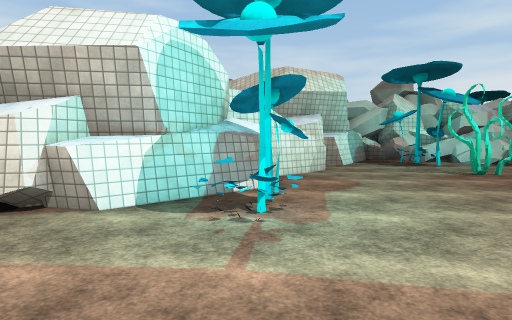
view 1 (above)

23 first-person views from a walk through a scene from a Unity 3-D project. The camera is 1.5 m above the floor, tilts 4° down and sees 75° across. The floor is counted in squares, 2 m on a side. Each view is taken from the middle of a square. On the plan, view 1 faces up. The plan holds only what a view shows up to about 11 squares ahead; the rest is blank. The place goes on beyond the plan. Some surface patterns are stand-ins.

view 2
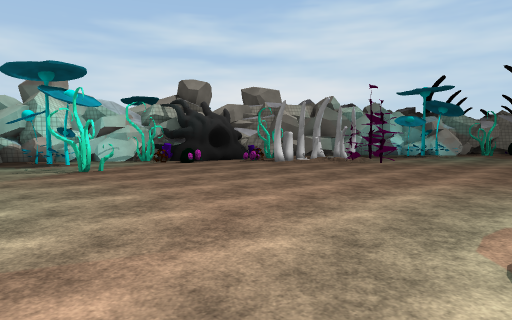

view 3
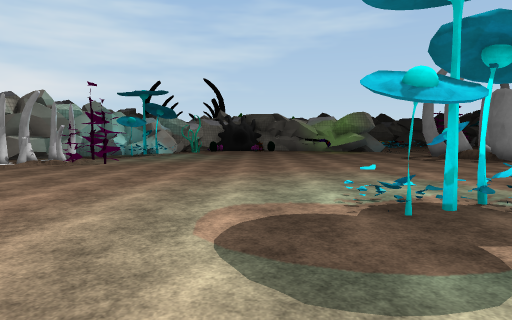

view 4
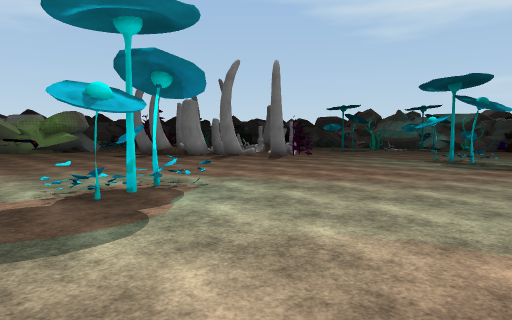

view 5
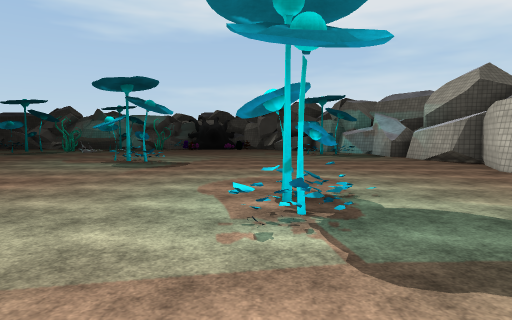

view 6
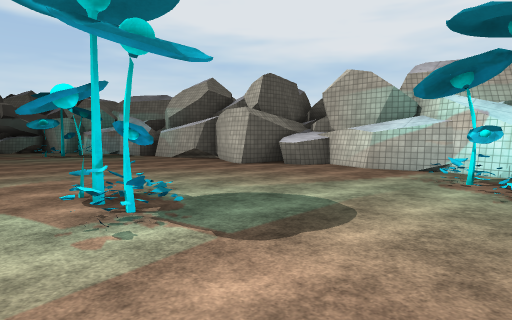

view 7
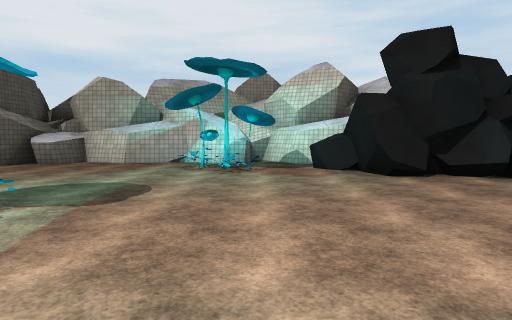

view 8
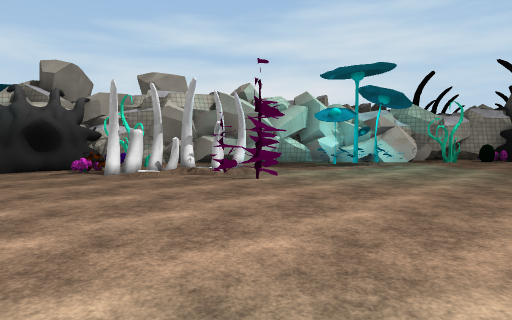

view 9
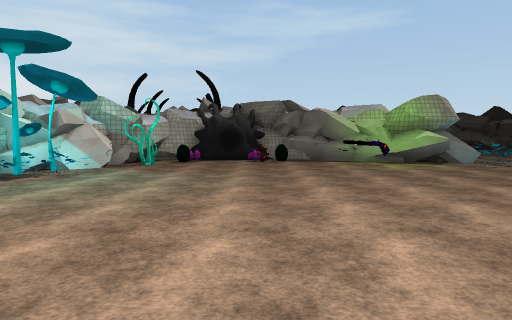

view 10
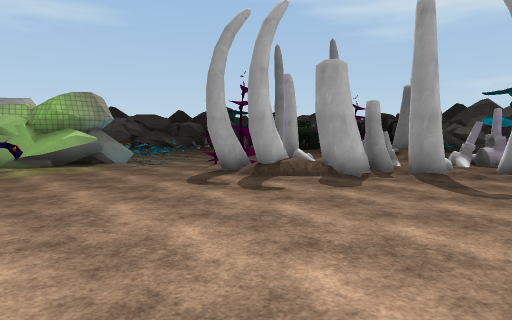

view 11
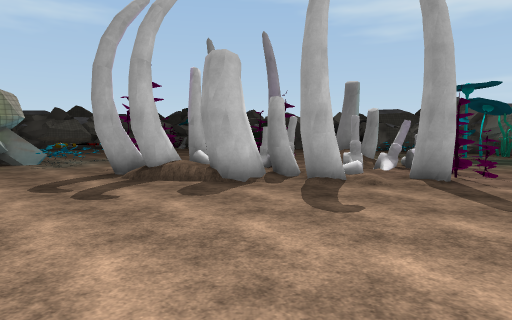

view 12
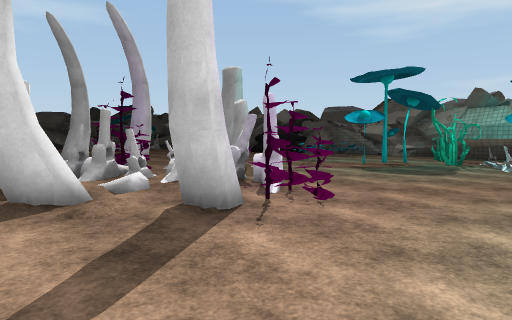

view 13
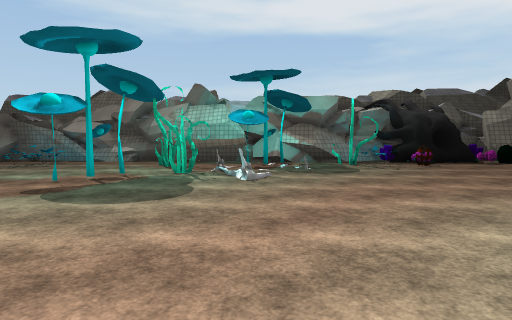

view 14
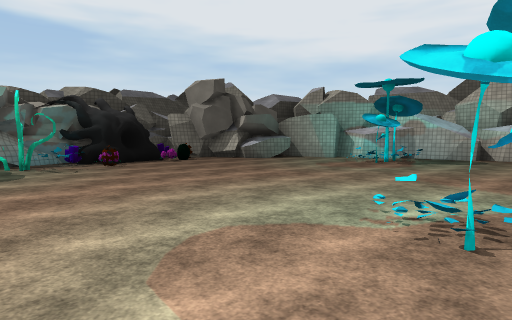

view 15
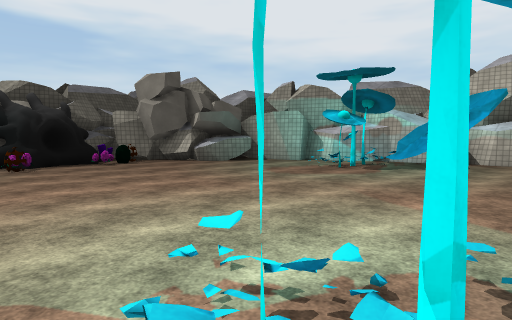

view 16
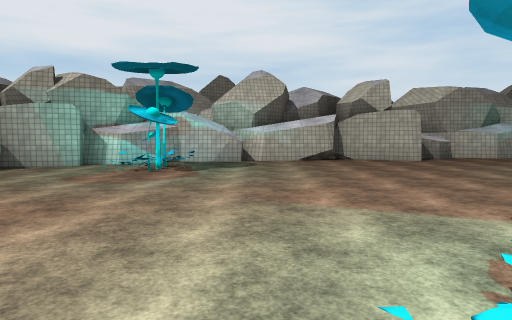

view 17
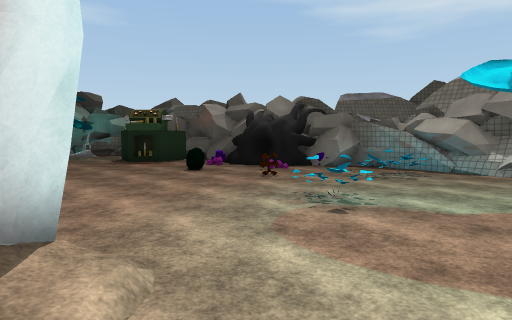

view 18
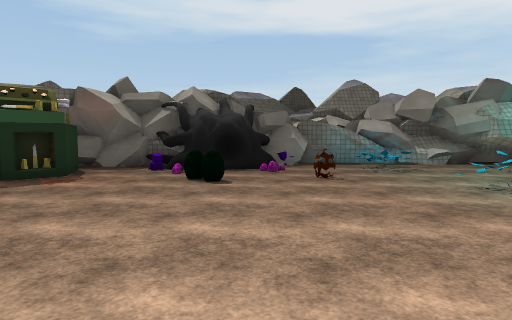

view 19
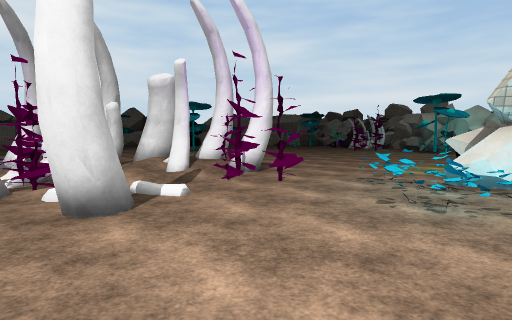

view 20
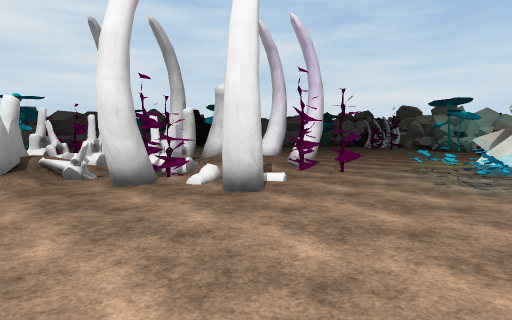

view 21
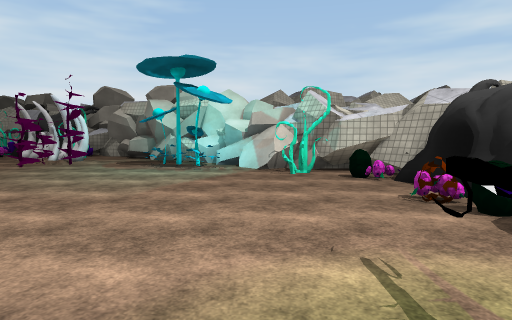

view 22
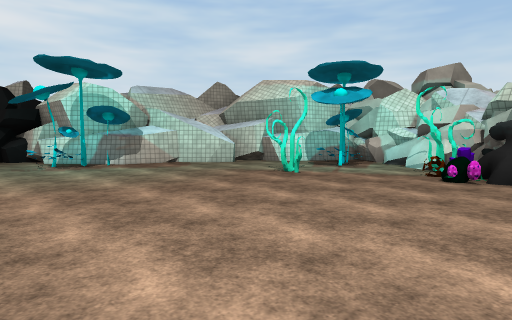

view 23
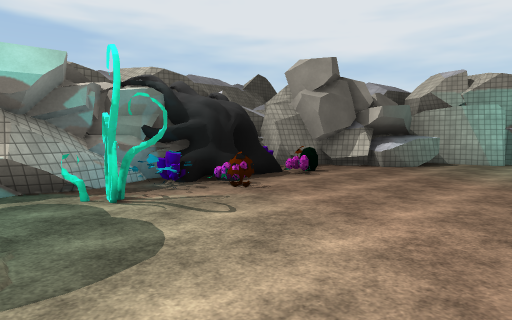

### Floor plan
Key: @ floor where view 1 was taken; # wall or solid block; x gap in a wall; . floor; / step, stairs or slope; = window, fence, low wall or low ledge; ^ raised ledge; O other object.
Columns run from 8 left of view 1 to 20 right of it. Each row starts with its distance up from view 1.
 11            ###
 10           ###^###
  9          ##.OO.O#
  8          #.....O###O##
  7         ##..O...O.OO.##
  6         #....O...O##..###
  5        ##........./##..##
  4       ##O..........OO.OO##
  3     ###.O..........O...OO####
  2     ##....................O##
  1     ##.....................O#
  0  ####...@...................#
 -1 ##.........................O#
 -2 #...O........O.............O^
 -3 ##xO..........O.............#
 -4  #...........O............O.#
 -5  #......O..................##
 -6  #.....OO.................##
 -7  #........................O#
 -8  #^..................###..OOO
 -9  ##.................###O ..O.
-10   #................##///.....
-11   #........O......#####//....
-12   #........O......O=##OO##...
-13   #..........O.....#=###.....
-14   #................/##/......
-15   ##................./.......
-16    #O.O......................
-17    ##OO..............O.......
-18     #.........../..O..O......
-19     #.......... /OO.....O.O..
-20     #.^........../O....O.....
-21     ####.OO.OO..O.O...O..##O.
-22        ##O##O^#####.^...O####
-23         #O####  # #########
-24         #

Where each view was taken, in squares from view 1:
view 1: 0 up, 0 right, facing up
view 2: 1 down, 2 right, facing up-right
view 3: 1 down, 2 right, facing right
view 4: 1 down, 1 right, facing down-right
view 5: 2 down, 0 right, facing down
view 6: 2 down, 1 right, facing down-left
view 7: 2 down, 3 right, facing left
view 8: 1 down, 7 right, facing up-right
view 9: 1 down, 9 right, facing right
view 10: 3 down, 9 right, facing down-right
view 11: 5 down, 8 right, facing down-right
view 12: 9 down, 7 right, facing down-right
view 13: 12 down, 8 right, facing down
view 14: 12 down, 7 right, facing down-left
view 15: 12 down, 5 right, facing down-left
view 16: 14 down, 5 right, facing left
view 17: 14 down, 11 right, facing down-right
view 18: 13 down, 17 right, facing down
view 19: 13 down, 20 right, facing up-left
view 20: 15 down, 20 right, facing up-left
view 21: 5 down, 17 right, facing up
view 22: 1 up, 9 right, facing up-left
view 23: 17 down, 7 right, facing down-left
